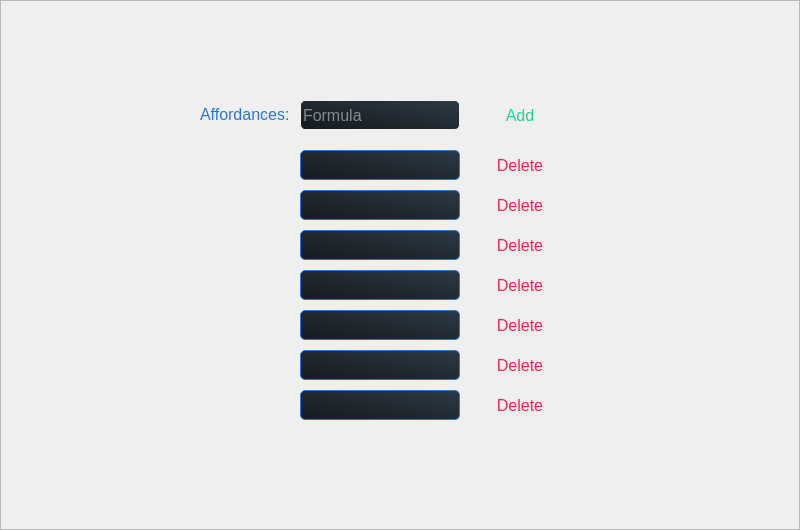
     <widget class="QFrame" name="affordStrFrame">
      <property name="enabled">
       <bool>true</bool>
      </property>
      <property name="geometry">
       <rect>
        <x>0</x>
        <y>70</y>
        <width>800</width>
        <height>530</height>
       </rect>
      </property>
      <property name="styleSheet">
       <string notr="true">QLabel {
	border: None;
	color: #2b78d3;
	background: None;
}

QLineEdit {
	background:  qlineargradient(spread:pad, x1:0.063, y1:0.937318, x2:1, y2:0, stop:0 rgba(22,28,33,255), stop:1 rgba(45,57,67,255));;
	border-radius: 5px;
	border: 1px solid #2b78d3;
	color: #f0f0f0;
}

QCheckBox::indicator:unchecked {
	background:  qlineargradient(spread:pad, x1:0.063, y1:0.937318, x2:1, y2:0, stop:0 rgba(22,28,33,255), stop:1 rgba(45,57,67,255));
	border: 2px solid #f62451;
	border-radius: 3px;
	width: 25px;
	height: 25px;
}

QCheckBox::indicator:checked {
	background:  qlineargradient(spread:pad, x1:0.063, y1:0.937318, x2:1, y2:0, stop:0 rgba(22,28,33,255), stop:1 rgba(45,57,67,255));
	border: 2px solid #1fd78d;
	border-radius: 3px;
	width: 25px;
	height: 25px;
}</string>
      </property>
      <property name="frameShape">
       <enum>QFrame::StyledPanel</enum>
      </property>
      <property name="frameShadow">
       <enum>QFrame::Raised</enum>
      </property>
      <widget class="QLabel" name="affordancesLabel">
       <property name="geometry">
        <rect>
         <x>200</x>
         <y>100</y>
         <width>120</width>
         <height>30</height>
        </rect>
       </property>
       <property name="font">
        <font>
         <family>Segoe UI</family>
         <pointsize>12</pointsize>
        </font>
       </property>
       <property name="text">
        <string>&lt;html&gt;&lt;head/&gt;&lt;body&gt;&lt;p&gt;Affordances:&lt;/p&gt;&lt;/body&gt;&lt;/html&gt;</string>
       </property>
      </widget>
      <widget class="QPushButton" name="afforDel0">
       <property name="geometry">
        <rect>
         <x>470</x>
         <y>150</y>
         <width>100</width>
         <height>30</height>
        </rect>
       </property>
       <property name="font">
        <font>
         <family>Segoe UI</family>
         <pointsize>12</pointsize>
         <weight>50</weight>
         <italic>false</italic>
         <bold>false</bold>
         <underline>false</underline>
         <strikeout>false</strikeout>
        </font>
       </property>
       <property name="styleSheet">
        <string notr="true">QPushButton {
	background-color:  qlineargradient(x1: 0, y1: 0, x2: 0, y2: 1,
                                 stop: 0 #161c21, stop: 1.0 #2d3943);
	border-radius: 10px;
	border: 1px solid #f0f0f0;
	color: #f62451;
}

QPushButton::hover {
	border: 2px solid #f62451;
}</string>
       </property>
       <property name="text">
        <string>Delete</string>
       </property>
      </widget>
      <widget class="QPushButton" name="affordStrAffordancesAdd">
       <property name="geometry">
        <rect>
         <x>470</x>
         <y>100</y>
         <width>100</width>
         <height>30</height>
        </rect>
       </property>
       <property name="font">
        <font>
         <family>Segoe UI</family>
         <pointsize>12</pointsize>
         <weight>50</weight>
         <italic>false</italic>
         <bold>false</bold>
         <underline>false</underline>
         <strikeout>false</strikeout>
        </font>
       </property>
       <property name="styleSheet">
        <string notr="true">QPushButton {
	background-color:  qlineargradient(x1: 0, y1: 0, x2: 0, y2: 1,
                                 stop: 0 #161c21, stop: 1.0 #2d3943);
	border-radius: 10px;
	border: 1px solid #f0f0f0;
	color: #1fd78d;
}

QPushButton::hover {
	border: 2px solid #1fd78d;
}</string>
       </property>
       <property name="text">
        <string>Add</string>
       </property>
      </widget>
      <widget class="QLineEdit" name="affordStrAffordancesNewItem">
       <property name="geometry">
        <rect>
         <x>300</x>
         <y>100</y>
         <width>160</width>
         <height>30</height>
        </rect>
       </property>
       <property name="font">
        <font>
         <family>Segoe UI</family>
         <pointsize>12</pointsize>
        </font>
       </property>
       <property name="styleSheet">
        <string notr="true">QLineEdit {
	border: 1px solid #f0f0f0;
}</string>
       </property>
       <property name="placeholderText">
        <string>Formula</string>
       </property>
      </widget>
      <widget class="QLineEdit" name="afforVal0">
       <property name="geometry">
        <rect>
         <x>300</x>
         <y>150</y>
         <width>160</width>
         <height>30</height>
        </rect>
       </property>
       <property name="font">
        <font>
         <family>Segoe UI</family>
         <pointsize>12</pointsize>
        </font>
       </property>
       <property name="styleSheet">
        <string notr="true"/>
       </property>
       <property name="placeholderText">
        <string/>
       </property>
      </widget>
      <widget class="QLineEdit" name="afforVal1">
       <property name="geometry">
        <rect>
         <x>300</x>
         <y>190</y>
         <width>160</width>
         <height>30</height>
        </rect>
       </property>
       <property name="font">
        <font>
         <family>Segoe UI</family>
         <pointsize>12</pointsize>
        </font>
       </property>
       <property name="styleSheet">
        <string notr="true"/>
       </property>
       <property name="placeholderText">
        <string/>
       </property>
      </widget>
      <widget class="QPushButton" name="afforDel1">
       <property name="geometry">
        <rect>
         <x>470</x>
         <y>190</y>
         <width>100</width>
         <height>30</height>
        </rect>
       </property>
       <property name="font">
        <font>
         <family>Segoe UI</family>
         <pointsize>12</pointsize>
         <weight>50</weight>
         <italic>false</italic>
         <bold>false</bold>
         <underline>false</underline>
         <strikeout>false</strikeout>
        </font>
       </property>
       <property name="styleSheet">
        <string notr="true">QPushButton {
	background-color:  qlineargradient(x1: 0, y1: 0, x2: 0, y2: 1,
                                 stop: 0 #161c21, stop: 1.0 #2d3943);
	border-radius: 10px;
	border: 1px solid #f0f0f0;
	color: #f62451;
}

QPushButton::hover {
	border: 2px solid #f62451;
}</string>
       </property>
       <property name="text">
        <string>Delete</string>
       </property>
      </widget>
      <widget class="QLineEdit" name="afforVal2">
       <property name="geometry">
        <rect>
         <x>300</x>
         <y>230</y>
         <width>160</width>
         <height>30</height>
        </rect>
       </property>
       <property name="font">
        <font>
         <family>Segoe UI</family>
         <pointsize>12</pointsize>
        </font>
       </property>
       <property name="styleSheet">
        <string notr="true"/>
       </property>
       <property name="placeholderText">
        <string/>
       </property>
      </widget>
      <widget class="QPushButton" name="afforDel3">
       <property name="geometry">
        <rect>
         <x>470</x>
         <y>270</y>
         <width>100</width>
         <height>30</height>
        </rect>
       </property>
       <property name="font">
        <font>
         <family>Segoe UI</family>
         <pointsize>12</pointsize>
         <weight>50</weight>
         <italic>false</italic>
         <bold>false</bold>
         <underline>false</underline>
         <strikeout>false</strikeout>
        </font>
       </property>
       <property name="styleSheet">
        <string notr="true">QPushButton {
	background-color:  qlineargradient(x1: 0, y1: 0, x2: 0, y2: 1,
                                 stop: 0 #161c21, stop: 1.0 #2d3943);
	border-radius: 10px;
	border: 1px solid #f0f0f0;
	color: #f62451;
}

QPushButton::hover {
	border: 2px solid #f62451;
}</string>
       </property>
       <property name="text">
        <string>Delete</string>
       </property>
      </widget>
      <widget class="QPushButton" name="afforDel2">
       <property name="geometry">
        <rect>
         <x>470</x>
         <y>230</y>
         <width>100</width>
         <height>30</height>
        </rect>
       </property>
       <property name="font">
        <font>
         <family>Segoe UI</family>
         <pointsize>12</pointsize>
         <weight>50</weight>
         <italic>false</italic>
         <bold>false</bold>
         <underline>false</underline>
         <strikeout>false</strikeout>
        </font>
       </property>
       <property name="styleSheet">
        <string notr="true">QPushButton {
	background-color:  qlineargradient(x1: 0, y1: 0, x2: 0, y2: 1,
                                 stop: 0 #161c21, stop: 1.0 #2d3943);
	border-radius: 10px;
	border: 1px solid #f0f0f0;
	color: #f62451;
}

QPushButton::hover {
	border: 2px solid #f62451;
}</string>
       </property>
       <property name="text">
        <string>Delete</string>
       </property>
      </widget>
      <widget class="QLineEdit" name="afforVal3">
       <property name="geometry">
        <rect>
         <x>300</x>
         <y>270</y>
         <width>160</width>
         <height>30</height>
        </rect>
       </property>
       <property name="font">
        <font>
         <family>Segoe UI</family>
         <pointsize>12</pointsize>
        </font>
       </property>
       <property name="styleSheet">
        <string notr="true"/>
       </property>
       <property name="placeholderText">
        <string/>
       </property>
      </widget>
      <widget class="QLineEdit" name="afforVal4">
       <property name="geometry">
        <rect>
         <x>300</x>
         <y>310</y>
         <width>160</width>
         <height>30</height>
        </rect>
       </property>
       <property name="font">
        <font>
         <family>Segoe UI</family>
         <pointsize>12</pointsize>
        </font>
       </property>
       <property name="styleSheet">
        <string notr="true"/>
       </property>
       <property name="placeholderText">
        <string/>
       </property>
      </widget>
      <widget class="QPushButton" name="afforDel5">
       <property name="geometry">
        <rect>
         <x>470</x>
         <y>350</y>
         <width>100</width>
         <height>30</height>
        </rect>
       </property>
       <property name="font">
        <font>
         <family>Segoe UI</family>
         <pointsize>12</pointsize>
         <weight>50</weight>
         <italic>false</italic>
         <bold>false</bold>
         <underline>false</underline>
         <strikeout>false</strikeout>
        </font>
       </property>
       <property name="styleSheet">
        <string notr="true">QPushButton {
	background-color:  qlineargradient(x1: 0, y1: 0, x2: 0, y2: 1,
                                 stop: 0 #161c21, stop: 1.0 #2d3943);
	border-radius: 10px;
	border: 1px solid #f0f0f0;
	color: #f62451;
}

QPushButton::hover {
	border: 2px solid #f62451;
}</string>
       </property>
       <property name="text">
        <string>Delete</string>
       </property>
      </widget>
      <widget class="QPushButton" name="afforDel4">
       <property name="geometry">
        <rect>
         <x>470</x>
         <y>310</y>
         <width>100</width>
         <height>30</height>
        </rect>
       </property>
       <property name="font">
        <font>
         <family>Segoe UI</family>
         <pointsize>12</pointsize>
         <weight>50</weight>
         <italic>false</italic>
         <bold>false</bold>
         <underline>false</underline>
         <strikeout>false</strikeout>
        </font>
       </property>
       <property name="styleSheet">
        <string notr="true">QPushButton {
	background-color:  qlineargradient(x1: 0, y1: 0, x2: 0, y2: 1,
                                 stop: 0 #161c21, stop: 1.0 #2d3943);
	border-radius: 10px;
	border: 1px solid #f0f0f0;
	color: #f62451;
}

QPushButton::hover {
	border: 2px solid #f62451;
}</string>
       </property>
       <property name="text">
        <string>Delete</string>
       </property>
      </widget>
      <widget class="QLineEdit" name="afforVal5">
       <property name="geometry">
        <rect>
         <x>300</x>
         <y>350</y>
         <width>160</width>
         <height>30</height>
        </rect>
       </property>
       <property name="font">
        <font>
         <family>Segoe UI</family>
         <pointsize>12</pointsize>
        </font>
       </property>
       <property name="styleSheet">
        <string notr="true"/>
       </property>
       <property name="placeholderText">
        <string/>
       </property>
      </widget>
      <widget class="QLineEdit" name="afforVal6">
       <property name="geometry">
        <rect>
         <x>300</x>
         <y>390</y>
         <width>160</width>
         <height>30</height>
        </rect>
       </property>
       <property name="font">
        <font>
         <family>Segoe UI</family>
         <pointsize>12</pointsize>
        </font>
       </property>
       <property name="styleSheet">
        <string notr="true"/>
       </property>
       <property name="placeholderText">
        <string/>
       </property>
      </widget>
      <widget class="QPushButton" name="afforDel6">
       <property name="geometry">
        <rect>
         <x>470</x>
         <y>390</y>
         <width>100</width>
         <height>30</height>
        </rect>
       </property>
       <property name="font">
        <font>
         <family>Segoe UI</family>
         <pointsize>12</pointsize>
         <weight>50</weight>
         <italic>false</italic>
         <bold>false</bold>
         <underline>false</underline>
         <strikeout>false</strikeout>
        </font>
       </property>
       <property name="styleSheet">
        <string notr="true">QPushButton {
	background-color:  qlineargradient(x1: 0, y1: 0, x2: 0, y2: 1,
                                 stop: 0 #161c21, stop: 1.0 #2d3943);
	border-radius: 10px;
	border: 1px solid #f0f0f0;
	color: #f62451;
}

QPushButton::hover {
	border: 2px solid #f62451;
}</string>
       </property>
       <property name="text">
        <string>Delete</string>
       </property>
      </widget>
     </widget>
